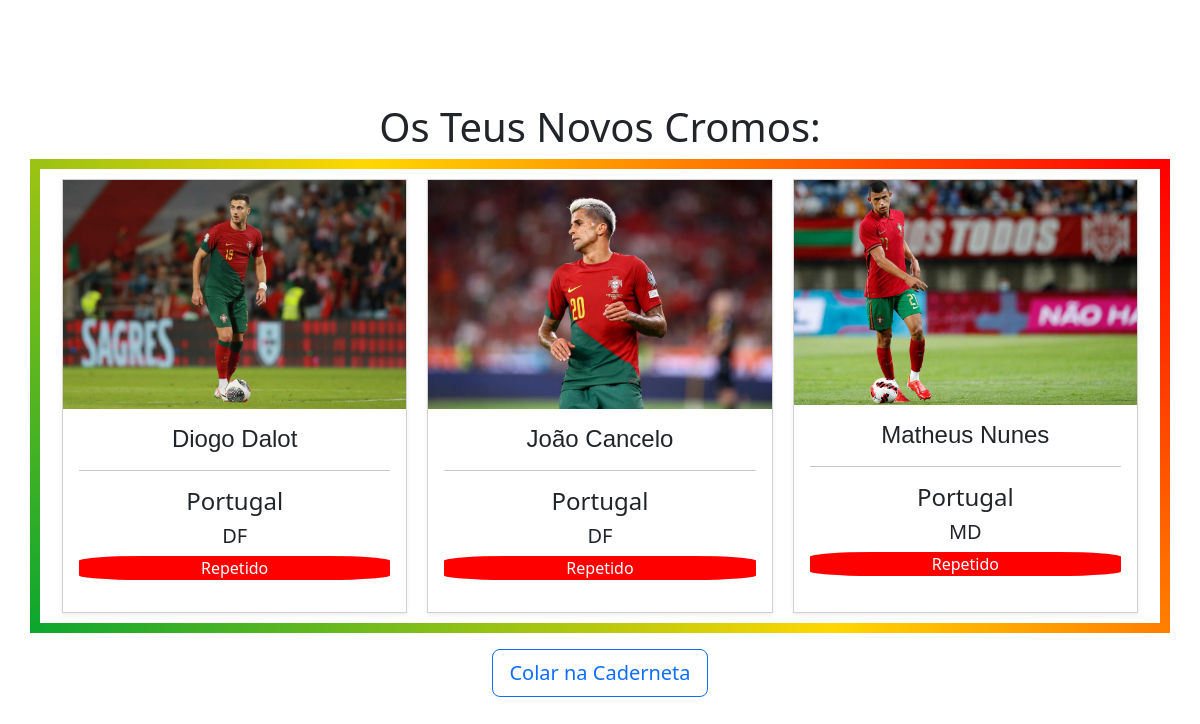
The page /caderneta/cromos_pacote/2 (signed in) on the database its author committed.
### caderneta/models.py (models this page shows, shortened)
class Cromo(models.Model):
    nome = models.CharField(max_length=30)
    posicao = models.CharField(max_length=30)
    imagem = models.CharField(max_length=200, default='/caderneta/Images/Fotos jogadores/default_Player.jpg')
    selecao = models.CharField(max_length=30)

### caderneta/views.py (the view)
# urls.py: path('cromos_pacote/<int:pacote_id>', views.cromos_pacote, name='cromos_pacote'),
def cromos_pacote(request, pacote_id):
    cromos = list(Cromo.objects.all())
    pacote = Pacote.objects.get(id=pacote_id)
    quantidade_cromos = pacote.qnt_cromos
    cromos_aleatorios = random.sample(cromos, k=quantidade_cromos)
    utilizador_id = request.user.utilizador.id
    cromos_utilizador = [caderneta.cromo for caderneta in Caderneta.objects.filter(utilizador_id=utilizador_id)]
    processar_compra_pacote(utilizador_id, pacote_id, cromos_aleatorios)
    return render(request, 'caderneta/cromos_pacote.html', {'cromos_aleatorios': cromos_aleatorios, 'cromos_utilizador': cromos_utilizador})

### caderneta/utils.py (called while the page is built)
def processar_compra_pacote(utilizador_id, pacote_id, cromos):
    try:
        utilizador = Utilizador.objects.get(id=utilizador_id)
        pacote = Pacote.objects.get(id=pacote_id)
        utilizador.saldo -= pacote.preco
        utilizador.save()
        for cromo in cromos:
            caderneta = Caderneta.objects.filter(utilizador=utilizador, cromo=cromo).first()
            if caderneta:
                caderneta.quantidade += 1
                caderneta.save()
            else:
                Caderneta.objects.create(utilizador=utilizador, cromo=cromo,
                                         quantidade=1)
        return True
    except Exception:
        return Falsec

### caderneta/templates/caderneta/cromos_pacote.html (shortened to what this page needs)
<!DOCTYPE html>
<html lang="en">
<head>
    {% load static %}
    <link href="https://cdn.jsdelivr.net/npm/bootstrap@5.3.3/dist/css/bootstrap.min.css" rel="stylesheet">
</head>
<body>
    <div class="content">
        <div class="title">
            <h1>Os Teus Novos Cromos:</h1>
        </div>
        <div class="container divisao row row-cols-1 row-cols-md-3 mb-3 text-center">
            <div class="block_cromos">
                {% for cromo in cromos_aleatorios %}
                    <div class="col cromo">
                        <div class="card shadow-sm">
                            <img src="{% static cromo.imagem %}" alt="{{ cromo.nome }}" class="cromo_imagem">
                            <div class="card-body">
                                <h2 class="cromo_nome">{{ cromo.nome }}</h2>
                                <hr>
                                <h4>{{ cromo.selecao }}</h4>
                                <h5>{{ cromo.posicao }}</h5>
                                {% if cromo in cromos_utilizador %}
                                    <p class="repetido">Repetido</p>
                                {% endif %}
                            </div>
                        </div>
                    </div>
                {% endfor %}
            </div>
        </div>
        <form method="post" action="{% url 'caderneta:colar_caderneta' %}" style="text-align: center">
            <button type="submit" class="w-auto btn btn-lg btn-outline-primary">Colar na Caderneta</button>
        </form>
    </div>
</body>
</html>

### caderneta/templates/caderneta/cromos_pacote.html (style rules this page uses)
body { height: 100vh; display: flex; justify-content: center; align-items: center; }
.title { text-align: center; }
.divisao { width: auto; gap: 10px; justify-content: center; border: 10px solid; border-radius: 5% 0 5% 0; border-image: linear-gradient( 45deg, rgb(13, 167, 46), rgb(255, 215, 0), rgb(255, 0, 0)) 1; }
.block_cromos { width: 100%; display: flex; justify-content: space-evenly; flex-wrap: wrap; }
.cromo { max-width: 350px; margin: 10px; border-radius: 0; }
.card { border-radius: 0; width: 100%; height: 100%; }
.cromo_imagem { width: 100%; height: 55%; object-fit: cover; }
.card-body { height: 50%; }
.cromo_nome { font-family: "Anton", sans-serif; font-size: 1.5rem; }
.row>* { padding-right: 0; padding-left: 0; }
.repetido { width: auto; color: white; background-color: red; border-radius: 20%; }

### rows shown on the page
Cromo: imagem (picture), nome "Diogo Dalot", selecao "Portugal", posicao "DF", shows "Repetido"
Cromo: imagem (picture), nome "João Cancelo", selecao "Portugal", posicao "DF", shows "Repetido"
Cromo: imagem (picture), nome "Matheus Nunes", selecao "Portugal", posicao "MD", shows "Repetido"
